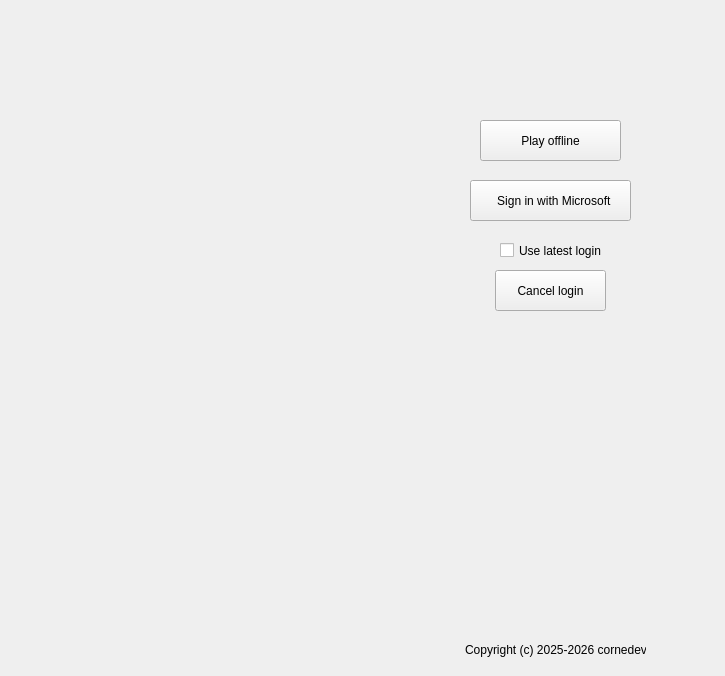
<?xml version="1.0" encoding="UTF-8"?>
<ui version="4.0">
 <class>gui</class>
 <widget class="QWidget" name="gui">
  <property name="geometry">
   <rect>
    <x>0</x>
    <y>0</y>
    <width>725</width>
    <height>676</height>
   </rect>
  </property>
  <property name="minimumSize">
   <size>
    <width>725</width>
    <height>676</height>
   </size>
  </property>
  <property name="maximumSize">
   <size>
    <width>725</width>
    <height>676</height>
   </size>
  </property>
  <property name="windowTitle">
   <string>crystal launcher</string>
  </property>
  <property name="windowIcon">
   <iconset>
    <normaloff>:/gfx/crystal_gui.png</normaloff>:/gfx/crystal_gui.png</iconset>
  </property>
  <widget class="QStackedWidget" name="pages">
   <property name="geometry">
    <rect>
     <x>0</x>
     <y>0</y>
     <width>725</width>
     <height>676</height>
    </rect>
   </property>
   <property name="minimumSize">
    <size>
     <width>725</width>
     <height>676</height>
    </size>
   </property>
   <property name="maximumSize">
    <size>
     <width>725</width>
     <height>676</height>
    </size>
   </property>
   <property name="currentIndex">
    <number>0</number>
   </property>
   <widget class="QWidget" name="login">
    <widget class="QPushButton" name="offlinebutton">
     <property name="geometry">
      <rect>
       <x>480</x>
       <y>120</y>
       <width>141</width>
       <height>41</height>
      </rect>
     </property>
     <property name="text">
      <string>Play offline</string>
     </property>
    </widget>
    <widget class="QLabel" name="logologin">
     <property name="geometry">
      <rect>
       <x>460</x>
       <y>30</y>
       <width>180</width>
       <height>60</height>
      </rect>
     </property>
     <property name="text">
      <string/>
     </property>
     <property name="pixmap">
      <pixmap resource="resources.qrc">:/gfx/crystal_logo.png</pixmap>
     </property>
    </widget>
    <widget class="QLabel" name="loginbackground">
     <property name="geometry">
      <rect>
       <x>0</x>
       <y>0</y>
       <width>725</width>
       <height>676</height>
      </rect>
     </property>
     <property name="text">
      <string/>
     </property>
     <property name="pixmap">
      <pixmap resource="resources.qrc">:/gfx/crystal_background_login.png</pixmap>
     </property>
    </widget>
    <widget class="QPushButton" name="loginmicrosoftbutton">
     <property name="enabled">
      <bool>true</bool>
     </property>
     <property name="geometry">
      <rect>
       <x>470</x>
       <y>180</y>
       <width>161</width>
       <height>41</height>
      </rect>
     </property>
     <property name="autoFillBackground">
      <bool>false</bool>
     </property>
     <property name="text">
      <string>  Sign in with Microsoft</string>
     </property>
     <property name="icon">
      <iconset resource="resources.qrc">
       <normaloff>:/gfx/microsoft.png</normaloff>:/gfx/microsoft.png</iconset>
     </property>
    </widget>
    <widget class="QLabel" name="copyrightnote">
     <property name="geometry">
      <rect>
       <x>465</x>
       <y>640</y>
       <width>181</width>
       <height>20</height>
      </rect>
     </property>
     <property name="text">
      <string>Copyright (c) 2025-2026 cornedev</string>
     </property>
    </widget>
    <widget class="QPushButton" name="logincancelbutton">
     <property name="enabled">
      <bool>true</bool>
     </property>
     <property name="geometry">
      <rect>
       <x>495</x>
       <y>270</y>
       <width>111</width>
       <height>41</height>
      </rect>
     </property>
     <property name="text">
      <string>Cancel login</string>
     </property>
     <property name="autoDefault">
      <bool>false</bool>
     </property>
     <property name="default">
      <bool>false</bool>
     </property>
     <property name="flat">
      <bool>false</bool>
     </property>
    </widget>
    <widget class="QCheckBox" name="latestlogin">
     <property name="geometry">
      <rect>
       <x>500</x>
       <y>240</y>
       <width>161</width>
       <height>21</height>
      </rect>
     </property>
     <property name="text">
      <string>Use latest login</string>
     </property>
    </widget>
    <zorder>loginbackground</zorder>
    <zorder>offlinebutton</zorder>
    <zorder>logologin</zorder>
    <zorder>loginmicrosoftbutton</zorder>
    <zorder>copyrightnote</zorder>
    <zorder>logincancelbutton</zorder>
    <zorder>latestlogin</zorder>
   </widget>
   <widget class="QWidget" name="launcher">
    <widget class="QLabel" name="version">
     <property name="geometry">
      <rect>
       <x>155</x>
       <y>200</y>
       <width>81</width>
       <height>16</height>
      </rect>
     </property>
     <property name="text">
      <string>Version  </string>
     </property>
    </widget>
    <widget class="QLabel" name="username">
     <property name="geometry">
      <rect>
       <x>147</x>
       <y>90</y>
       <width>61</width>
       <height>16</height>
      </rect>
     </property>
     <property name="text">
      <string>Username</string>
     </property>
    </widget>
    <widget class="QLineEdit" name="usernameinput">
     <property name="geometry">
      <rect>
       <x>100</x>
       <y>110</y>
       <width>151</width>
       <height>24</height>
      </rect>
     </property>
     <property name="clearButtonEnabled">
      <bool>false</bool>
     </property>
    </widget>
    <widget class="QComboBox" name="versionbox">
     <property name="geometry">
      <rect>
       <x>100</x>
       <y>220</y>
       <width>151</width>
       <height>24</height>
      </rect>
     </property>
     <property name="editable">
      <bool>false</bool>
     </property>
     <property name="currentIndex">
      <number>-1</number>
     </property>
     <property name="sizeAdjustPolicy">
      <enum>QComboBox::SizeAdjustPolicy::AdjustToContentsOnFirstShow</enum>
     </property>
    </widget>
    <widget class="QLabel" name="os">
     <property name="geometry">
      <rect>
       <x>167</x>
       <y>260</y>
       <width>81</width>
       <height>16</height>
      </rect>
     </property>
     <property name="text">
      <string>OS</string>
     </property>
    </widget>
    <widget class="QComboBox" name="osbox">
     <property name="geometry">
      <rect>
       <x>100</x>
       <y>280</y>
       <width>151</width>
       <height>24</height>
      </rect>
     </property>
    </widget>
    <widget class="QLabel" name="arch">
     <property name="geometry">
      <rect>
       <x>163</x>
       <y>320</y>
       <width>81</width>
       <height>16</height>
      </rect>
     </property>
     <property name="text">
      <string>Arch</string>
     </property>
    </widget>
    <widget class="QComboBox" name="archbox">
     <property name="geometry">
      <rect>
       <x>100</x>
       <y>340</y>
       <width>151</width>
       <height>24</height>
      </rect>
     </property>
    </widget>
    <widget class="QPushButton" name="startbutton">
     <property name="geometry">
      <rect>
       <x>80</x>
       <y>420</y>
       <width>191</width>
       <height>41</height>
      </rect>
     </property>
     <property name="text">
      <string>Start</string>
     </property>
    </widget>
    <widget class="QPushButton" name="stopbutton">
     <property name="geometry">
      <rect>
       <x>80</x>
       <y>480</y>
       <width>191</width>
       <height>41</height>
      </rect>
     </property>
     <property name="text">
      <string>Stop</string>
     </property>
    </widget>
    <widget class="QLabel" name="logo">
     <property name="geometry">
      <rect>
       <x>85</x>
       <y>18</y>
       <width>180</width>
       <height>60</height>
      </rect>
     </property>
     <property name="text">
      <string/>
     </property>
     <property name="pixmap">
      <pixmap resource="resources.qrc">:/gfx/crystal_logo.png</pixmap>
     </property>
    </widget>
    <widget class="QLabel" name="launcherbackground">
     <property name="geometry">
      <rect>
       <x>0</x>
       <y>0</y>
       <width>725</width>
       <height>676</height>
      </rect>
     </property>
     <property name="text">
      <string/>
     </property>
     <property name="pixmap">
      <pixmap resource="resources.qrc">:/gfx/crystal_background_launcher.png</pixmap>
     </property>
    </widget>
    <widget class="QComboBox" name="loaderbox">
     <property name="geometry">
      <rect>
       <x>100</x>
       <y>160</y>
       <width>151</width>
       <height>24</height>
      </rect>
     </property>
     <property name="editable">
      <bool>false</bool>
     </property>
     <property name="currentIndex">
      <number>-1</number>
     </property>
     <property name="sizeAdjustPolicy">
      <enum>QComboBox::SizeAdjustPolicy::AdjustToContentsOnFirstShow</enum>
     </property>
    </widget>
    <widget class="QLabel" name="loader">
     <property name="geometry">
      <rect>
       <x>156</x>
       <y>140</y>
       <width>81</width>
       <height>16</height>
      </rect>
     </property>
     <property name="text">
      <string>Loader  </string>
     </property>
    </widget>
    <widget class="QPushButton" name="consolebutton">
     <property name="geometry">
      <rect>
       <x>80</x>
       <y>540</y>
       <width>191</width>
       <height>41</height>
      </rect>
     </property>
     <property name="text">
      <string>Console</string>
     </property>
    </widget>
    <widget class="QPushButton" name="backbutton">
     <property name="geometry">
      <rect>
       <x>100</x>
       <y>620</y>
       <width>151</width>
       <height>41</height>
      </rect>
     </property>
     <property name="text">
      <string>Back</string>
     </property>
    </widget>
    <zorder>launcherbackground</zorder>
    <zorder>version</zorder>
    <zorder>username</zorder>
    <zorder>usernameinput</zorder>
    <zorder>versionbox</zorder>
    <zorder>os</zorder>
    <zorder>osbox</zorder>
    <zorder>arch</zorder>
    <zorder>archbox</zorder>
    <zorder>startbutton</zorder>
    <zorder>stopbutton</zorder>
    <zorder>logo</zorder>
    <zorder>loaderbox</zorder>
    <zorder>loader</zorder>
    <zorder>consolebutton</zorder>
    <zorder>backbutton</zorder>
   </widget>
  </widget>
 </widget>
 <resources>
  <include location="resources.qrc"/>
 </resources>
 <connections/>
</ui>
